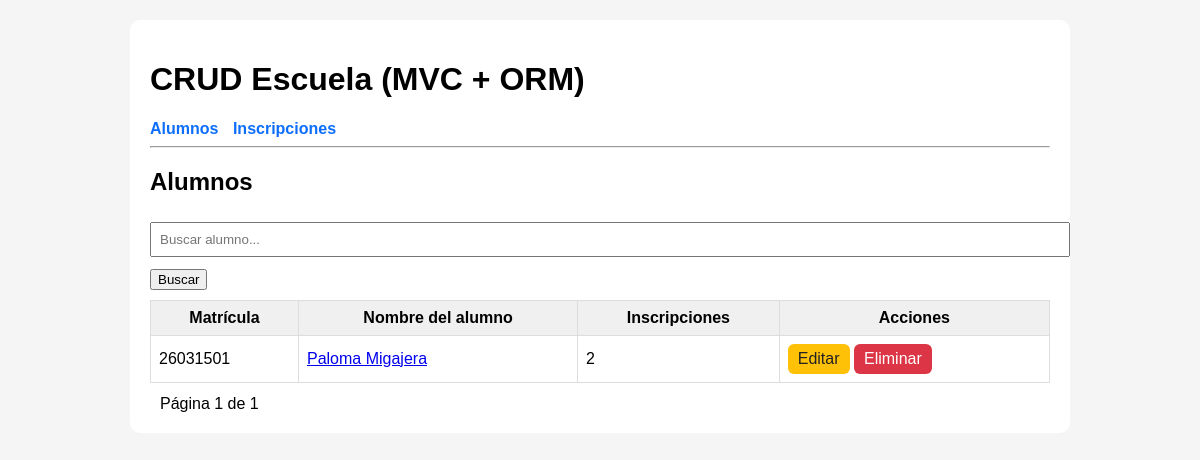
Screenshot of /alumnos/ with the database file from the repository.
### escuela/models.py (models this page shows, shortened)
class Alumno(models.Model):
    matricula = models.PositiveIntegerField(primary_key=True, editable=False)
    nombre = models.CharField(max_length=80)
    fecha_inscripcion = models.DateField(auto_now_add=True, editable=False)
    orden_dia = models.PositiveIntegerField(editable=False)

### escuela/views.py (the view)
# urls.py: path("alumnos/", views.alumnos_list, name="alumnos_list"),
def alumnos_list(request):
    q = request.GET.get("q", "").strip()
    qs = Alumno.objects.all().order_by("matricula")
    if q:
        qs = qs.filter(nombre__icontains=q)
    paginator = Paginator(qs, 10)
    page_obj = paginator.get_page(request.GET.get("page"))
    return render(request, "escuela/alumno_list.html", {
        "page_obj": page_obj,
        "q": q,
    })

### escuela/templates/escuela/alumno_list.html (shortened to what this page needs)
{% extends "escuela/base.html" %}
{% block content %}
<h2>Alumnos</h2>
<form method="GET" style="margin:10px 0;">
  <input type="text" name="q" placeholder="Buscar alumno..." value="{{ q }}">
  <button type="submit">Buscar</button>
</form>
{% if page_obj %}
<table>
  <thead>
    <tr>
      <th>Matrícula</th>
      <th>Nombre del alumno</th>
      <th>Inscripciones</th>
      <th>Acciones</th>
    </tr>
  </thead>
  <tbody>
    {% for a in page_obj %}
    <tr>
      <td>{{ a.matricula }}</td>
      <td>
        <a href="{% url 'alumno_detail' a.matricula %}">{{ a.nombre }}</a>
      </td>
      <td>{{ a.inscripciones.count }}</td>
      <td>
        <a class="btn w" href="{% url 'alumno_update' a.matricula %}">Editar</a>
        <a class="btn d" href="{% url 'alumno_delete' a.matricula %}">Eliminar</a>
      </td>
    </tr>
    {% endfor %}
  </tbody>
</table>
<div style="margin-top:12px;">
  <span style="margin:0 10px;">
    Página {{ page_obj.number }} de {{ page_obj.paginator.num_pages }}
  </span>
</div>
{% else %}
<p>No hay alumnos.</p>
{% endif %}
{% endblock %}

### escuela/templates/escuela/base.html (style rules this page uses)
body { font-family: Arial, sans-serif; background:#f5f5f5; margin:20px; }
table { width:100%; border-collapse: collapse; margin-top:10px; }
th, td { border:1px solid #ddd; padding:8px; }
th { background:#f0f0f0; }
.btn { padding:6px 10px; border:none; border-radius:6px; text-decoration:none; cursor:pointer; display:inline-block; }
.w { background:#ffc107; color:#222; }
.d { background:#dc3545; color:white; }
input, select { width:100%; padding:8px; margin:6px 0 12px; }

### rows the page displays
Alumno: matricula "26031501", nombre "Paloma Migajera", inscripciones.count "2"

### other values shown
{{ page_obj.number }} "1"
{{ page_obj.paginator.num_pages }} "1"
